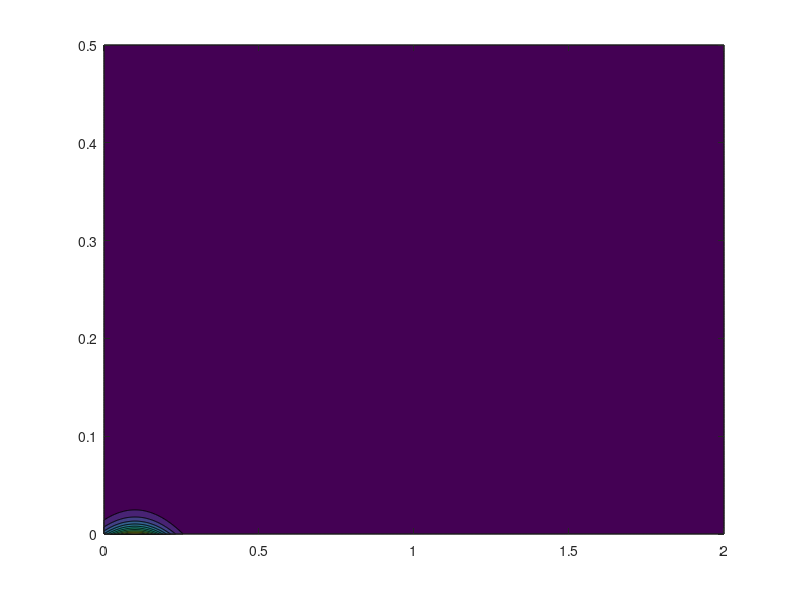

This chart was generated by the following MATLAB code:
%% Test for perturbation

clear;
clc;

x = linspace(0,2,1000);
z = linspace(0,0.5,200);
x0 = 0.1;
lx = 0.1;
ly = 0.1;

[XX,ZZ] = meshgrid(x,z);
pt = exp(-((XX-x0)./lx).^2+((ZZ)./ly).^2);

contourf(XX,flip(ZZ,1),pt)

 